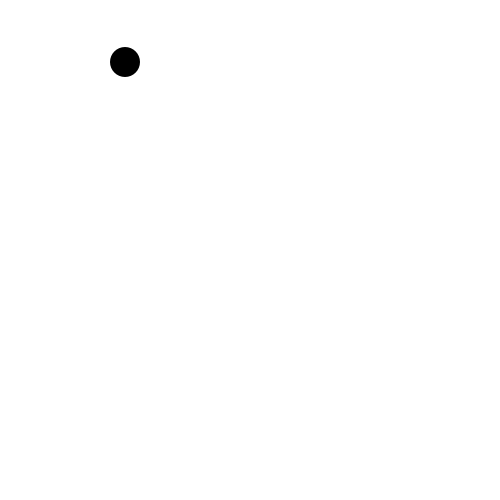
Frame 1 (no input)
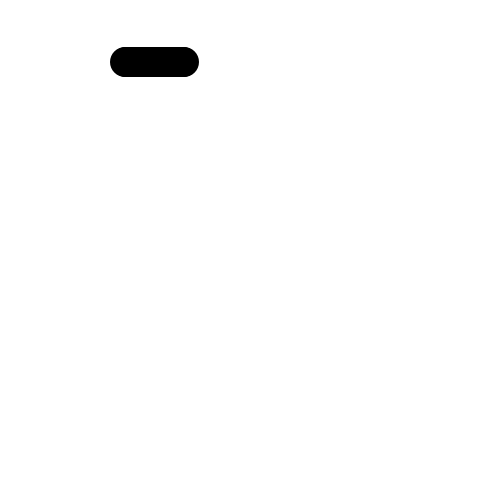
Frame 60 (the mouse pressed at the canvas centre just before this capture)
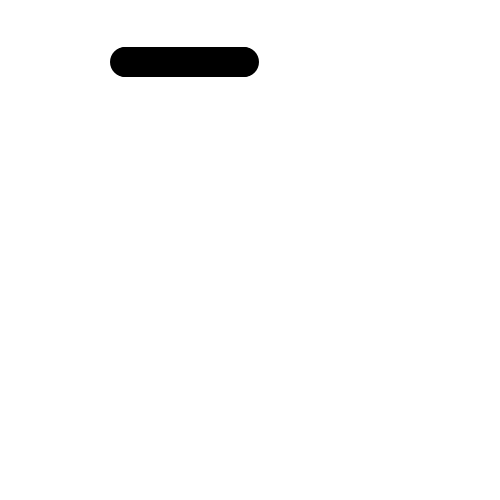
Frame 120 (the mouse held since frame 60 and released just before this capture)

The Processing sketch that drew these frames (run headless with seeded random() and noise(); from frame 60 on, the mouse is pressed at the canvas centre):

// Processing sketch: Active_Mode_Practice_Question_1
// ── Active_Mode_Practice_Question_1.pde
// I will require a variable for the horzontal position of the ellipse
// because it will be changing throughout the execution of the file.
// I am going to also make a y variable for flexibility

float circle_x;
float circle_y;

void setup()
{
  size(500, 500);
  background(255);
  smooth();
  ellipseMode(CENTER);
  noStroke();
  fill(0);
  circle_x = width/4;
  circle_y = height/8;
  
}


void draw()
{
  
  ellipse(circle_x, circle_y, 30,30);
  circle_x += 1;
}

  
